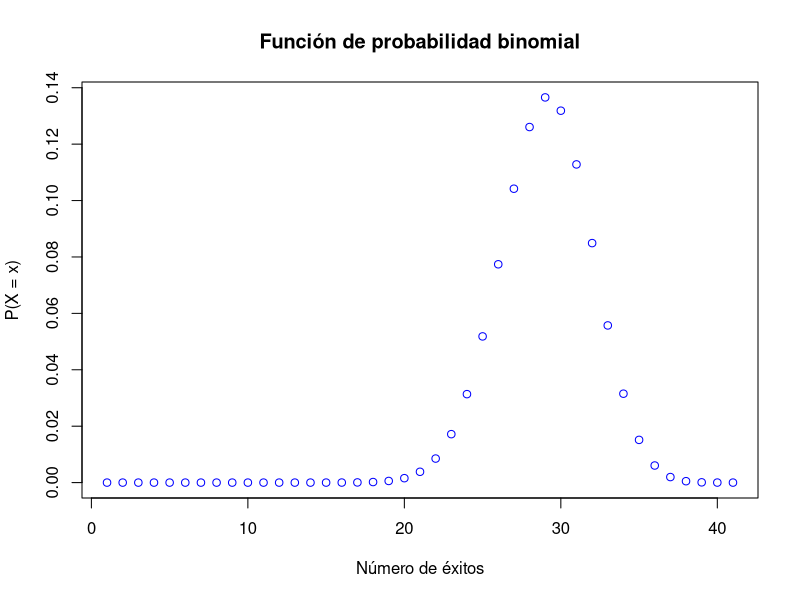
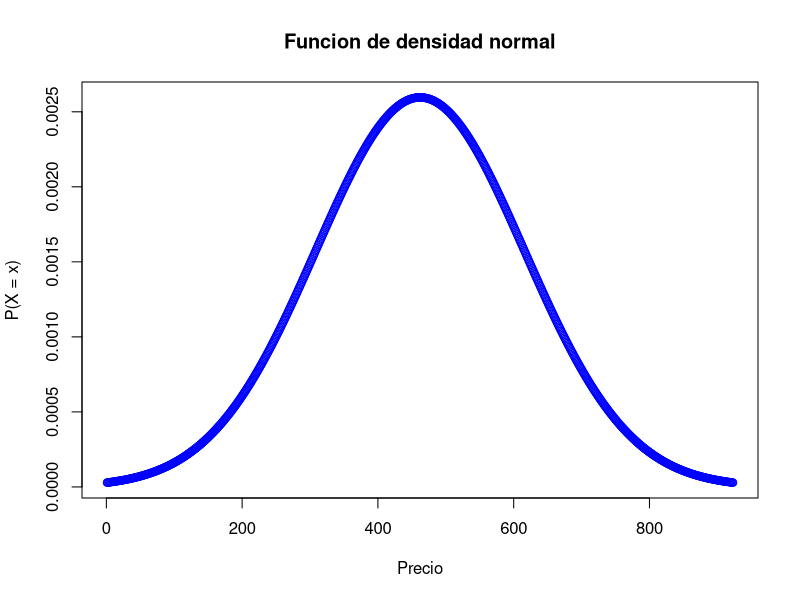
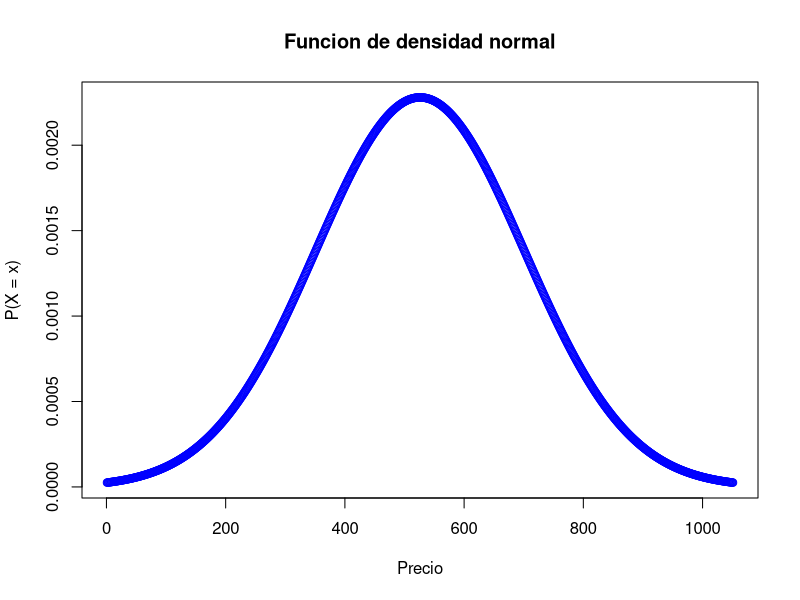

These charts were generated, in order, by the following R code:
## ---- chunk 1
knitr::opts_chunk$set(echo = TRUE)
## ---- chunk 2
dbinom(20,size=40,prob=0.7)
## ---- chunk 3
dbinom(20,size=30,prob=0.7)
## ---- chunk 4
n=40
x<-seq(0,n,1)

plot(dbinom(x=x, size = n, prob = 0.7),main = "Función de probabilidad binomial",ylab = "P(X = x)", xlab = "Número de éxitos",col="blue")
## ---- chunk 5
n=40
md=1177
ds=972/sqrt(n)
b=1200
a=1000
p=pnorm(b,md,ds)-pnorm(a,md,ds)
print(p)
## ---- chunk 6
n=40
md=1177
ds=972/sqrt(n)
ran=md-4 # Como la 68% de los datos son entre +-\1sigma,95% para +-2, 99% para +-3\sigma, entonces utilizamos el rango
x<-seq(md-3*ds,md+3*ds,1)

plot(dnorm(x,md,ds),main = "Funcion de densidad normal",ylab = "P(X = x)", xlab = "Precio",col="blue")
## ---- chunk 7
md=731
ds=175
b=700
a=600
p=pnorm(b,md,ds)-pnorm(a,md,ds)
print(p)
## ---- chunk 8
md=731
ds=175
a=800
p=1-pnorm(a,md,ds)
print(p)
## ---- chunk 9
md=731
ds=175
ran=md-4 # Como la 68% de los datos son entre +-\1sigma,95% para +-2, 99% para +-3\sigma, entonces utilizamos el rango
x<-seq(md-3*ds,md+3*ds,1)

plot(dnorm(x,md,ds),main = "Funcion de densidad normal",ylab = "P(X = x)", xlab = "Precio",col="blue")
